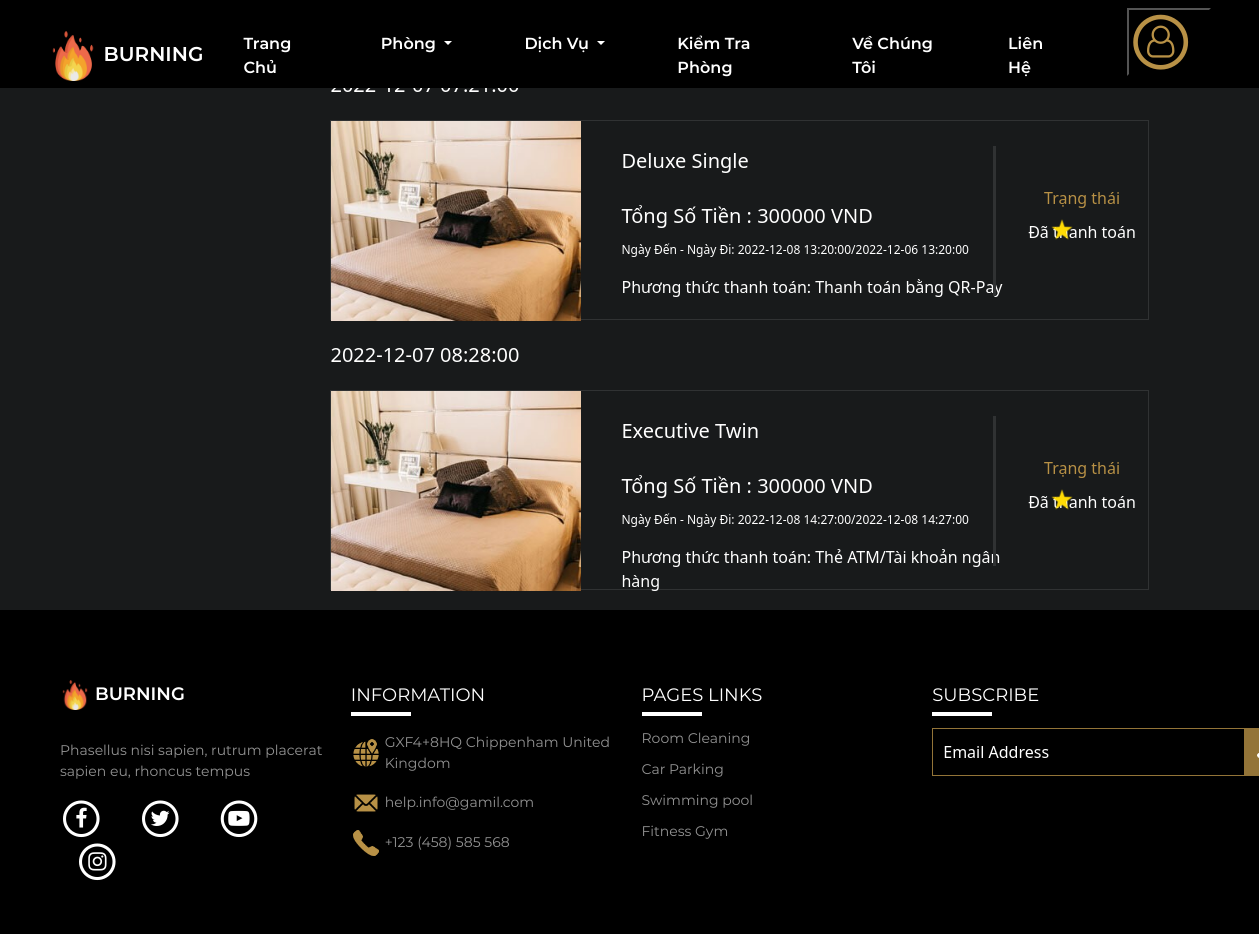
/logged/history.php (signed in), run on the app's committed database.
### tables this page shows
CREATE TABLE `chitietthanhtoan` (
  `MaDonHang` int(11) NOT NULL,
  `HoTen` varchar(50) NOT NULL,
  `SDT` varchar(50) NOT NULL,
  `Email` varchar(50) NOT NULL,
  `TenPhong` varchar(50) NOT NULL,
  `SoLuong` int(11) NOT NULL,
  `SoTienPhaiTra` varchar(20) NOT NULL,
  `PhuongThucThanhToan` varchar(100) NOT NULL,
  `NgayDen` datetime NOT NULL,
  `NgayDi` datetime NOT NULL,
  `NgayTT` datetime NOT NULL DEFAULT '0000-00-00 00:00:00' ON UPDATE current_timestamp()
);

CREATE TABLE `chitietphong` (
  `ID` int(11) NOT NULL,
  `ID_Phong` varchar(50) NOT NULL,
  `TenPhong` varchar(50) NOT NULL,
  `NguoiMax` int(11) NOT NULL,
  `LoaiGiuong` varchar(50) NOT NULL,
  `GiaPhong` int(11) NOT NULL,
  `SoLuongPhong` int(11) NOT NULL,
  `IMG` varchar(50) NOT NULL,
  `DienTich` varchar(50) NOT NULL,
  `TamNhin` varchar(50) NOT NULL,
  `Mota` varchar(500) NOT NULL
);

### logged/history.php (the view, shortened to what this page needs)
<!DOCTYPE html>
<html lang="en">
<head>
    <link rel="stylesheet" href="../css/history.css?v=<?php echo time(); ?>" type='text/css'>
    <link rel="stylesheet" href="https://cdnjs.cloudflare.com/ajax/libs/font-awesome/4.7.0/css/font-awesome.min.css">
    <link rel="stylesheet" href="../common/bootstrap-5.2.2-dist/css/bootstrap.min.css">
    <link rel="stylesheet" type="text/css" href="../common/slick/slick.css">
    <link rel="stylesheet" type="text/css" href="../common/slick/slick-theme.css">
    <link rel="stylesheet" href="../css/style.css">
</head>
<body>
    <?php
    include('header.php')
    ?>
    <div class="main">
    <?php
               $con = mysqli_connect("localhost","root","admin","burninghotel");
               $sql = "SELECT * From chitietthanhtoan,chitietphong where chitietphong.TenPhong=chitietthanhtoan.TenPhong AND HoTen='".$_SESSION['ten']."'";
               $result = mysqli_query($con, $sql);
               $chitiets = array();
               if(mysqli_num_rows($result) > 0){
                  while($row = mysqli_fetch_array($result)){
                      $chitiets[]=array('TenPhong'=>$row["TenPhong"], 'TongTien'=>$row["SoTienPhaiTra"],
                      'NgayDen'=>$row["NgayDen"],'NgayDi'=>$row["NgayDi"], 'PhuongThucThanhToan'=> $row['PhuongThucThanhToan'],
                      'IMG'=>$row['IMG'], 'NgayTT'=>$row["NgayTT"]);
                  }
               }
              ?>
        <div class="mainroom">
        <?php foreach($chitiets as $key => $value) { ?>
            <div class="ngaydat"> <?php echo  $value['NgayTT'];?></div>
            <div class="mainroom_1">
                <div class="mainroom12">
                    <img src="<?php echo $value['IMG']?>" alt="" width="250px" height="200px">
                </div>
                <div class="mainroom11">
                    <p class="mainroom111"><?php echo $value['TenPhong']?></p>
                    <p class="mainroom111">Tổng Số Tiền : <?php echo $value['TongTien']?> VND</p>
                    <p class="mainroom112">Ngày Đến - Ngày Đi: <?php echo $value['NgayDen']. '/' .$value['NgayDi']?></p>
                    <p>Phương thức thanh toán:  <?php echo $value['PhuongThucThanhToan']?></p>
                </div>
                <div class="mainroom13">
                    <div class="mainroom131">Trạng thái</div>
                    <div class="mainroom132">Đã thanh toán</div>
                </div>
            </div>
            <?php
                }
                ?>
      </div>
    </div>
    <?php
    include('footer.php')
    ?>
</body>
</html>

### css/history.css (style rules this page uses)
.main { display: flex; width: 100%; padding-top: 30px; justify-content: space-around; background-color: rgb(24,26,27 ); margin-top: 40px; }
::placeholder { color:white; }
.mainroom { width: 65%; }
.mainroom_1 { border: 1px solid rgb(48,50,51 ) ; display: flex; height: 200px; width: 100%; color: white; }
.mainroom11 { flex:3; margin-left: 40px; position: relative; }
.mainroom13 { flex: 1; text-align: center; }
.mainroom111 { font-size: 20px; margin: 25px 0 10px 0; }
.mainroom11::after { content: ""; border-right: solid rgb(48,50,51 ); height: 150px; width: 2px; position: absolute; right: 20px; top:25px; }
.mainroom112 { font-size: 12px; }
.mainroom13 { display: block; margin: auto; }
.mainroom131 { color: rgb(184,145,70); }
.mainroom132 { padding: 10px 0 10px 0; position: relative; }
.mainroom132::before { content: url("../ICON/icon_star2.png"); position: absolute; top:8px; left: 35px; }
.mainroom>div { margin-bottom: 20px; }
.ngaydat { color: white; font-size: 20px; }

### css/style.css (style rules this page uses)
html, body { margin: 0; padding: 0; }
* { box-sizing: border-box; margin: 0; padding: 0; outline: none; }

### data on the page
chitietthanhtoan: chitietphong.IMG (picture), chitietphong.TenPhong "Deluxe Single", SoTienPhaiTra "300000", NgayDen "2022-12-08 13:20:00", NgayDi "2022-12-06 13:20:00", PhuongThucThanhToan "Thanh toán bằng QR-Pay"
chitietthanhtoan: NgayTT "2022-12-07 08:28:00", chitietphong.IMG (picture), chitietphong.TenPhong "Executive Twin", SoTienPhaiTra "300000", NgayDen "2022-12-08 14:27:00", NgayDi "2022-12-08 14:27:00", PhuongThucThanhToan "Thẻ ATM/Tài khoản ngân hàng"
